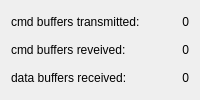
        <widget class="QWidget" name="tab">
         <attribute name="title">
          <string>statistics</string>
         </attribute>
         <layout class="QGridLayout">
          <item row="1" column="0">
           <widget class="QLabel" name="textLabel1_2_3">
            <property name="text">
             <string>cmd buffers reveived:</string>
            </property>
            <property name="wordWrap">
             <bool>false</bool>
            </property>
           </widget>
          </item>
          <item row="0" column="0">
           <widget class="QLabel" name="textLabel1_2">
            <property name="text">
             <string>cmd buffers transmitted:</string>
            </property>
            <property name="wordWrap">
             <bool>false</bool>
            </property>
           </widget>
          </item>
          <item row="0" column="1">
           <widget class="QLabel" name="cmdTx">
            <property name="text">
             <string>0</string>
            </property>
            <property name="alignment">
             <set>Qt::AlignRight|Qt::AlignTrailing|Qt::AlignVCenter</set>
            </property>
            <property name="wordWrap">
             <bool>false</bool>
            </property>
           </widget>
          </item>
          <item row="1" column="1">
           <widget class="QLabel" name="cmdRx">
            <property name="text">
             <string>0</string>
            </property>
            <property name="alignment">
             <set>Qt::AlignRight|Qt::AlignTrailing|Qt::AlignVCenter</set>
            </property>
            <property name="wordWrap">
             <bool>false</bool>
            </property>
           </widget>
          </item>
          <item row="2" column="0">
           <widget class="QLabel" name="textLabel1_2_2">
            <property name="text">
             <string>data buffers received:</string>
            </property>
            <property name="wordWrap">
             <bool>false</bool>
            </property>
           </widget>
          </item>
          <item row="2" column="1">
           <widget class="QLabel" name="dataRx">
            <property name="text">
             <string>0</string>
            </property>
            <property name="alignment">
             <set>Qt::AlignRight|Qt::AlignTrailing|Qt::AlignVCenter</set>
            </property>
            <property name="wordWrap">
             <bool>false</bool>
            </property>
           </widget>
          </item>
         </layout>
        </widget>
